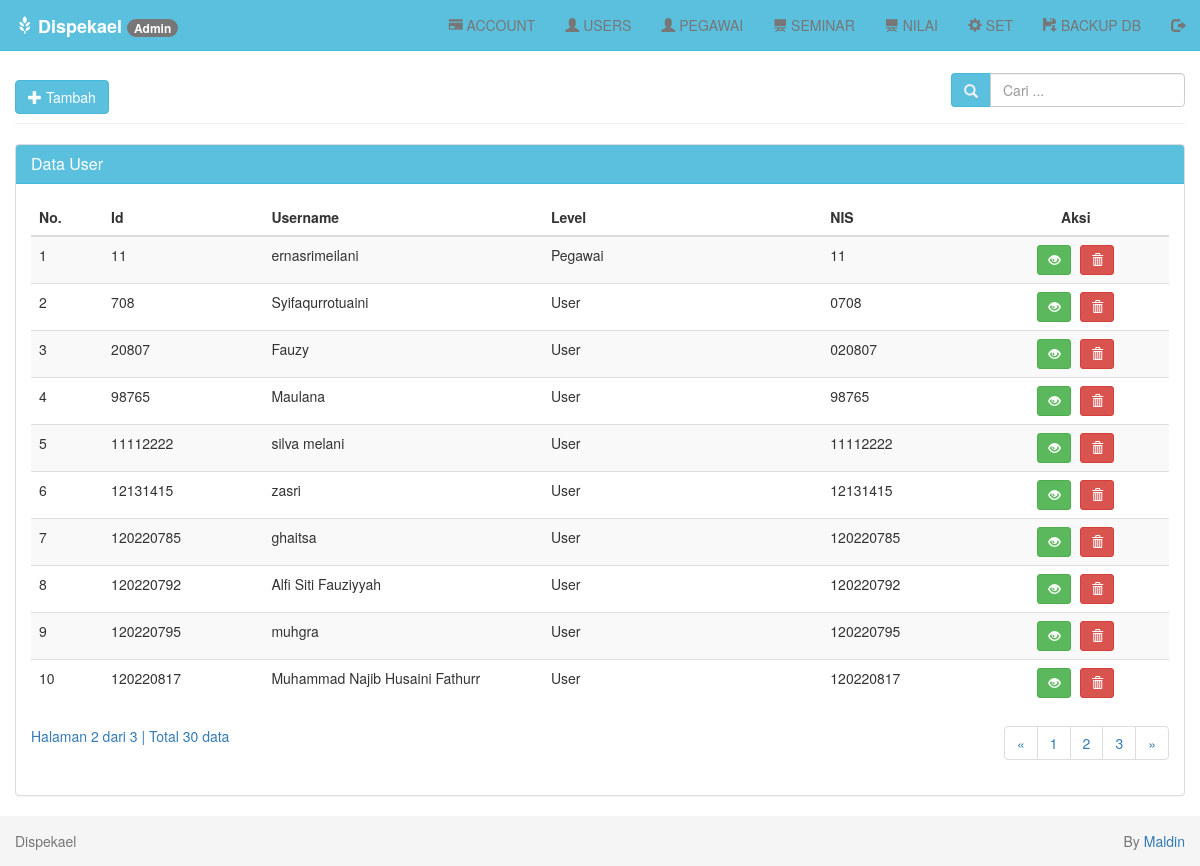
/index.php?page=user-tampil&hal=2 (signed in), run on an earlier commit of the app's database.
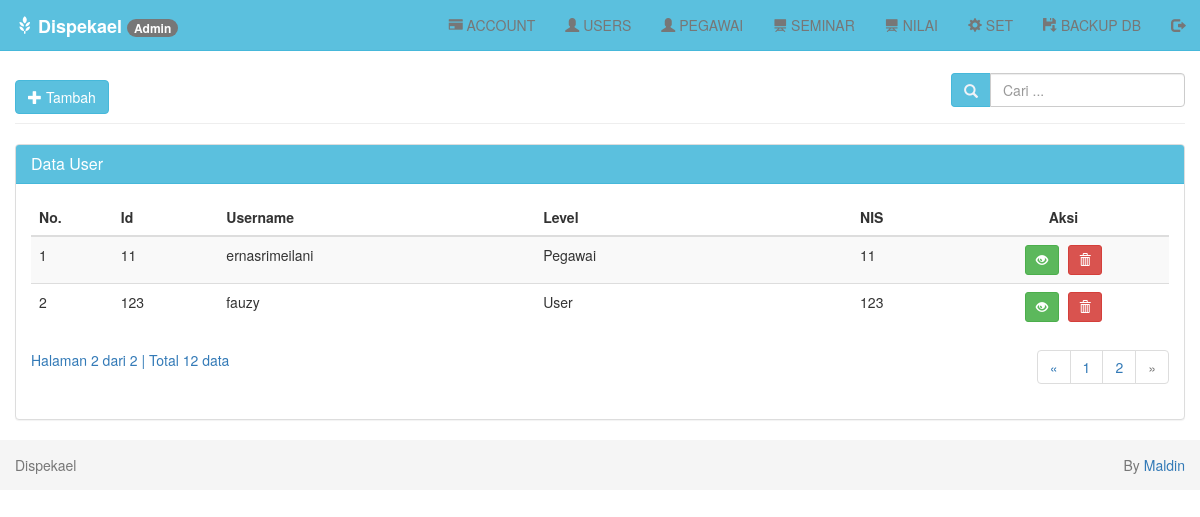
And on a later commit of the database.
### tables this page shows
CREATE TABLE `user` (
  `id` bigint(12) NOT NULL AUTO_INCREMENT,
  `username` varchar(30) NOT NULL,
  `password` varchar(30) NOT NULL,
  `level` varchar(30) NOT NULL,
  `nis` varchar(9) NOT NULL,
  PRIMARY KEY (`id`)
);

### user/tampil-data.php (the view, shortened to what this page needs)
<?php
if (isset($_POST['cari'])) {
  $cari = $_POST['cari'];
} else {
  $cari = "";
}
?>
<div class="row">
  <div class="col-md-12">
    <div class="page-header">
      <?php
      if ($_SESSION['level'] == "Admin") {
        echo "<a class='btn btn-info' href='?page=tambah'>
      <i class='glyphicon glyphicon-plus'></i> Tambah </a>";
      } else if ($_SESSION['level'] == "Siswa") {
        echo "Gak boleh masukin data";
      }
      ?>
      <div class="pull-right btn-tambah">
        <form class="form-inline" method="POST" action="index.php">
          <div class="form-group">
            <div class="input-group">
              <div class="input-group-addon">
                <i class="glyphicon glyphicon-search"></i>
              </div>
              <input type="text" class="form-control" name="cari" placeholder="Cari ..." autocomplete="off" value="<?php echo $cari; ?>">
            </div>
          </div>
        </form>
      </div>
    </div>
    <div class="panel panel-default">
      <div class="panel-heading">
        <h3 class="panel-title">Data User</h3>
      </div>
      <div class="panel-body">
        <div class="table-responsive">
          <table class="table table-striped table-hover">
            <thead>
              <tr>
                <th>No.</th>
                <th>Id</th>
                <th>Username</th>
                <th>Level</th>
                <th>NIS</th>
                <th class='center'>Aksi</th>
              </tr>
            </thead>
            <tbody>
              <?php
              $batas = 10;
              if (isset($cari)) {
                $jumlah_record = mysqli_query($db, "SELECT * FROM user
                                                    WHERE nis LIKE '%$cari%' OR username LIKE '%$cari%'")
                  or die('Ada kesalahan pada query jumlah_record: ' . mysqli_error($db));
              } else {
                $jumlah_record = mysqli_query($db, "SELECT * FROM user")
                  or die('Ada kesalahan pada query jumlah_record: ' . mysqli_error($db));
              }
              $jumlah  = mysqli_num_rows($jumlah_record);
              $halaman = ceil($jumlah / $batas);
              $page    = (isset($_GET['hal'])) ? (int)$_GET['hal'] : 1;
              $mulai   = ($page - 1) * $batas;
              $no = 1;
              if (isset($cari)) {
                $query = mysqli_query($db, "SELECT * FROM user
                                            WHERE nis LIKE '%$cari%' OR username LIKE '%$cari%'
                                            ORDER BY id LIMIT $mulai, $batas")
                  or die('Ada kesalahan pada query user: ' . mysqli_error($db));
              } else {
                $query = mysqli_query($db, "SELECT * FROM user
                                            ORDER BY id LIMIT $mulai, $batas")
                  or die('Ada kesalahan pada query user: ' . mysqli_error($db));
              }
              while ($data = mysqli_fetch_assoc($query)) {
                echo "  <tr>
                      <td width='20' >$no</td>
                      <td width='50'>$data[id]</td>
                      <td width='150'>$data[username]</td>
                      <td width='150'>$data[level]</td>
                      <td width='50'>$data[nis]</td>
                      <td width='100' class='center'>
                        <div class=''>
                        <a data-toggle='tooltip' data-placement='top' title='Detail' style='margin-right:5px' class='btn btn-success btn-sm' href='?page=detail&id=$data[id]'>
                            <i class='glyphicon glyphicon-eye-open'></i>
                          </a> ";
              ?>
                <a data-toggle="tooltip" data-placement="top" title="Hapus" class="btn btn-danger btn-sm" href="?page=proses-hapus&id=<?php echo $data['id']; ?>" onclick="return confirm('Anda yakin ingin menghapus user <?php echo $data['username']; ?>?');"><i class="glyphicon glyphicon-trash"></i></a>
              <?php
                echo "
                        </div>
                      </td>
                    </tr>";
                $no++;
              }
              ?>
            </tbody>
          </table>
          <?php
          if (empty($_GET['hal'])) {
            $halaman_aktif = '1';
          } else {
            $halaman_aktif = $_GET['hal'];
          }
          ?>
          <a>
            Halaman <?php echo $halaman_aktif; ?> dari <?php echo $halaman; ?> |
            Total <?php echo $jumlah; ?> data
          </a>
          <nav>
            <ul class="pagination pull-right">
              <?php
              if ($halaman_aktif <= '1') { ?>
                <li class="disabled">
                  <a href="" aria-label="Previous">
                    <span aria-hidden="true">&laquo;</span>
                  </a>
                </li>
              <?php
              } else { ?>
                <li>
                  <a href="?page=user-tampil&hal=<?php echo $page - 1 ?>" aria-label="Previous">
                    <span aria-hidden="true">&laquo;</span>
                  </a>
                </li>
              <?php
              }
              ?>
              <?php
              for ($x = 1; $x <= $halaman; $x++) { ?>
                <li class="">
                  <a href="?page=user-tampil&hal=<?php echo $x ?>"><?php echo $x ?></a>
                </li>
              <?php
              }
              ?>
              <?php
              if ($halaman_aktif >= $halaman) { ?>
                <li class="disabled">
                  <a href="" aria-label="Next">
                    <span aria-hidden="true">&raquo;</span>
                  </a>
                </li>
              <?php
              } else { ?>
                <li>
                  <a href="?page=user-tampil&hal=<?php echo $page + 1 ?>" aria-label="Next">
                    <span aria-hidden="true">&raquo;</span>
                  </a>
                </li>
              <?php
              }
              ?>
            </ul>
          </nav>
        </div>
      </div>
    </div>
  </div>
</div>

### index.php (shortened to what this page needs)
<!DOCTYPE html>
<html lang="en">
<head>
  <link href="assets/css/bootstrap.min.css" rel="stylesheet">
  <link href="assets/css/datepicker.min.css" rel="stylesheet">
  <link href="assets/css/style.css" rel="stylesheet">
</head>
<body>
  <nav class="navbar navbar-default navbar-fixed-top">
    <?php
    if ($_SESSION['level'] == "Admin") {
      include 'menu/menu-admin.php';
    } else if ($_SESSION['level'] == "Pegawai") {
      include 'menu/menu-pegawai.php';
    } else if ($_SESSION['level'] == "User") {
      include 'menu/menu-user.php';
    }
    ?>
  </nav>
  <div class="container-fluid">
    <?php
    if ($_SESSION['level'] == "Admin") {
      include 'routes/admin-routes.php';
    } else if ($_SESSION['level'] == "Pegawai") {
      include 'routes/pegawai-routes.php';
    } else if ($_SESSION['level'] == "User") {
      include 'routes/user-routes.php';
    } else if ($_SESSION['level'] == "") {
      include 'routes/other.php';
    }
    ?>
  </div>
  <footer class="footer">
    <div class="container-fluid">
      <p class="text-muted pull-left">Dispekael</p>
      <p class="text-muted pull-right print">By <a href="http://www.instagram.com/mmmaldin" target="_blank">Maldin</a></p>
    </div>
  </footer>
</body>
</html>

### menu/menu-admin.php (shortened to what this page needs)
<div class="container-fluid">
    <div class="navbar-header">
        <a class="navbar-brand" href="index.php">
            <i class="glyphicon glyphicon-grain"></i>
            <b>Dispekael</b> <span class="badge"><?php echo $_SESSION['level']; ?></span></a>
    </div>
    <?php
    $ids = $_SESSION['id'];
    ?>
    <div class="collapse navbar-collapse" id="bs-example-navbar-collapse-1">
        <ul class="nav navbar-nav navbar-right">
            <li><a href="?page=user-tampil"> <i class="glyphicon glyphicon-credit-card"></i> ACCOUNT </a></li>
            <li><a href="?page=users-tampil"> <i class="glyphicon glyphicon-user"></i> USERS </a></li>
            <li><a href="?page=pegawai-tampil"> <i class="glyphicon glyphicon-user"></i> PEGAWAI</a></li>
            <li><a href="?page=seminar-tampil"> <i class="glyphicon glyphicon-blackboard"></i> SEMINAR</a></li>
            <li><a href="?page=tampil-nilai"> <i class="glyphicon glyphicon-blackboard"></i> NILAI</a></li>
            <li><a href="?page=ubah&id=<?php echo $ids ?>"><i class="glyphicon glyphicon-cog"></i> SET</a></li>
            <li><a href="config/backup.php"><i class="glyphicon glyphicon-floppy-save"></i> BACKUP DB</a></li>
            <li><a href="logout.php"> <i class="glyphicon glyphicon-log-out"></i></a></li>
        </ul>
    </div>
</div>

### routes/admin-routes.php
<?php
if (empty($_GET["page"])) {
    include "dashboard/dashboard-admin.php";
} elseif ($_GET['page'] == 'user-tampil') {
    include "user/tampil-data.php";
} elseif ($_GET['page'] == 'tambah') {
    include "user/form-tambah.php";
} elseif ($_GET['page'] == 'proses-simpan') {
    include "user/proses-simpan.php";
} elseif ($_GET['page'] == 'ubah') {
    include "user/form-ubah.php";
} elseif ($_GET['page'] == 'proses-ubah') {
    include "user/proses-ubah.php";
} elseif ($_GET['page'] == 'detail') {
    include "user/detail.php";
} elseif ($_GET['page'] == 'proses-hapus') {
    include "user/proses-hapus.php";
} elseif ($_GET['page'] == 'pegawai-tampil') {
    include "pegawai/tampil.php";
} elseif ($_GET['page'] == 'pegawai-tambah') {
    include "pegawai/tambah.php";
} elseif ($_GET['page'] == 'pegawai-simpan') {
    include "pegawai/simpan.php";
} elseif ($_GET['page'] == 'pegawai-detail') {
    include "pegawai/detail.php";
} elseif ($_GET['page'] == 'pegawai-edit') {
    include "pegawai/edit.php";
} elseif ($_GET['page'] == 'pegawai-update') {
    include "pegawai/update.php";
} elseif ($_GET['page'] == 'pegawai-hapus') {
    include "pegawai/hapus.php";
} elseif ($_GET['page'] == 'pegawai-print-detail') {
    include "pegawai/print-detail.php";
} elseif ($_GET['page'] == 'pegawai-kirim') {
    include "pegawai/kirim.php";
} elseif ($_GET['page'] == 'users-tampil') {
    include "users/tampil.php";
} elseif ($_GET['page'] == 'users-detail') {
    include "users/detail.php";
} elseif ($_GET['page'] == 'aktivasi-users') {
    include "users/aktivasi-users.php";
} elseif ($_GET['page'] == 'aktivasi') {
    include "users/aktivasi.php";
} elseif ($_GET['page'] == 'users-hapus') {
    include "users/hapus.php";
} elseif ($_GET['page'] == 'seminar-tampil') {
    include "seminar/tampil.php";
} elseif ($_GET['page'] == 'seminar-detail') {
    include "seminar/detail.php";
} elseif ($_GET['page'] == 'seminar-print-detail') {
    include "seminar/print-detail.php";
} elseif ($_GET['page'] == 'aktivasi-seminar') {
    include "seminar/aktivasi-seminar.php";
} elseif ($_GET['page'] == 'aktivasi-sem') {
    include "seminar/aktivasi.php";
} elseif ($_GET['page'] == 'seminar-hapus') {
    include "seminar/hapus.php";
} elseif ($_GET['page'] == 'tampil-nilai') {
    include "seminar/tampil-nilai.php";
}

### assets/css/style.css (style rules this page uses)
body { padding-top: 40px; }
.navbar-default { background-color: #5bc0de; border-color: #46b8da; }
.navbar-default .navbar-brand { color: #f1f2f7; }
.container-fluid .text-muted { margin: 15px 0; }
.panel-default > .panel-heading { background-color: #5bc0de; border-color: #46b8da; color: #fff; }
.input-group-addon { background-color: #5bc0de; border: 1px solid #46b8da; border-radius: 4px; color: #f1f2f7; }
.footer { width: 100%; height: 50px; background-color: #f5f5f5; }
.btn-tambah { margin-top: -7px; }
.center { text-align: center; }
.pagination { margin-top: -20px; }

What changed in the data, as far as the page shows it:
removed user: id "708", username "Syifaqurrotuaini", level "User", nis "0708"
removed user: id "20807", username "Fauzy", level "User", nis "020807"
removed user: id "98765", username "Maulana", level "User", nis "98765"
removed user: id "11112222", username "silva melani", level "User", nis "11112222"
removed user: id "12131415", username "zasri", level "User", nis "12131415"
removed user: id "120220785", username "ghaitsa", level "User", nis "120220785"
removed user: id "120220792", username "Alfi Siti Fauziyyah", level "User", nis "120220792"
removed user: id "120220795", username "muhgra", level "User", nis "120220795"
removed user: id "120220817", username "Muhammad Najib Husaini Fathurr", level "User", nis "120220817"
added user: id "123", username "fauzy", level "User", nis "123"
Also different on the page:
$halaman: "3" → "2"
$jumlah: "30" → "12"
list line gone: "3"
